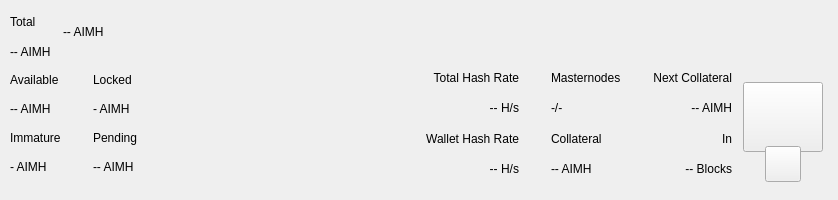
<?xml version="1.0" encoding="UTF-8"?>
<ui version="4.0">
 <class>TopBar</class>
 <widget class="QWidget" name="TopBar">
  <property name="geometry">
   <rect>
    <x>0</x>
    <y>0</y>
    <width>838</width>
    <height>200</height>
   </rect>
  </property>
  <property name="minimumSize">
   <size>
    <width>0</width>
    <height>200</height>
   </size>
  </property>
  <property name="maximumSize">
   <size>
    <width>16777215</width>
    <height>200</height>
   </size>
  </property>
  <property name="windowTitle">
   <string>Form</string>
  </property>
  <layout class="QVBoxLayout" name="verticalLayout_10" stretch="0">
   <property name="spacing">
    <number>0</number>
   </property>
   <property name="leftMargin">
    <number>0</number>
   </property>
   <property name="topMargin">
    <number>0</number>
   </property>
   <property name="rightMargin">
    <number>0</number>
   </property>
   <property name="bottomMargin">
    <number>0</number>
   </property>
   <item>
    <widget class="PFBorderImage" name="containerTop">
     <layout class="QVBoxLayout" name="verticalLayout_11">
      <property name="spacing">
       <number>0</number>
      </property>
      <property name="leftMargin">
       <number>0</number>
      </property>
      <property name="topMargin">
       <number>0</number>
      </property>
      <property name="rightMargin">
       <number>0</number>
      </property>
      <property name="bottomMargin">
       <number>0</number>
      </property>
      <item>
       <widget class="QWidget" name="top_container_2" native="true">
        <property name="minimumSize">
         <size>
          <width>0</width>
          <height>65</height>
         </size>
        </property>
        <layout class="QHBoxLayout" name="top_container">
         <property name="spacing">
          <number>0</number>
         </property>
         <property name="leftMargin">
          <number>10</number>
         </property>
         <property name="topMargin">
          <number>0</number>
         </property>
         <property name="rightMargin">
          <number>10</number>
         </property>
         <property name="bottomMargin">
          <number>0</number>
         </property>
         <item>
          <layout class="QHBoxLayout" name="horizontalLayout_4">
           <property name="spacing">
            <number>12</number>
           </property>
           <property name="rightMargin">
            <number>0</number>
           </property>
           <item>
            <widget class="QWidget" name="widgetAmount" native="true">
             <layout class="QVBoxLayout" name="verticalLayout_2">
              <property name="spacing">
               <number>2</number>
              </property>
              <property name="leftMargin">
               <number>0</number>
              </property>
              <property name="topMargin">
               <number>8</number>
              </property>
              <property name="rightMargin">
               <number>0</number>
              </property>
              <property name="bottomMargin">
               <number>0</number>
              </property>
              <item>
               <widget class="QLabel" name="labelTitle1">
                <property name="text">
                 <string>Total</string>
                </property>
               </widget>
              </item>
              <item>
               <widget class="PrivateQLabel" name="labelAmountPiv">
                <property name="text">
                 <string notr="true">-- AIMH</string>
                </property>
               </widget>
              </item>
             </layout>
            </widget>
           </item>
           <item alignment="Qt::AlignVCenter">
            <widget class="QWidget" name="widgetTopAmount" native="true">
             <property name="sizePolicy">
              <sizepolicy hsizetype="Preferred" vsizetype="Maximum">
               <horstretch>0</horstretch>
               <verstretch>0</verstretch>
              </sizepolicy>
             </property>
             <layout class="QHBoxLayout" name="horizontalLayout_5">
              <property name="spacing">
               <number>0</number>
              </property>
              <property name="leftMargin">
               <number>0</number>
              </property>
              <property name="topMargin">
               <number>0</number>
              </property>
              <property name="rightMargin">
               <number>0</number>
              </property>
              <property name="bottomMargin">
               <number>0</number>
              </property>
              <item alignment="Qt::AlignTop">
               <widget class="PrivateQLabel" name="labelAmountTopPiv">
                <property name="minimumSize">
                 <size>
                  <width>0</width>
                  <height>36</height>
                 </size>
                </property>
                <property name="styleSheet">
                 <string notr="true">padding:0px;margin:0px;</string>
                </property>
                <property name="text">
                 <string notr="true">-- AIMH</string>
                </property>
               </widget>
              </item>
             </layout>
            </widget>
           </item>
           <item>
            <spacer name="horizontalSpacer">
             <property name="orientation">
              <enum>Qt::Horizontal</enum>
             </property>
             <property name="sizeHint" stdset="0">
              <size>
               <width>40</width>
               <height>20</height>
              </size>
             </property>
            </spacer>
           </item>
           <item alignment="Qt::AlignRight">
            <widget class="QWidget" name="layoutSync" native="true">
             <property name="minimumSize">
              <size>
               <width>0</width>
               <height>36</height>
              </size>
             </property>
             <property name="maximumSize">
              <size>
               <width>16777215</width>
               <height>36</height>
              </size>
             </property>
             <layout class="QVBoxLayout" name="verticalLayout_9">
              <property name="leftMargin">
               <number>0</number>
              </property>
              <property name="topMargin">
               <number>0</number>
              </property>
              <property name="rightMargin">
               <number>0</number>
              </property>
              <property name="bottomMargin">
               <number>0</number>
              </property>
              <item>
               <widget class="ExpandableButton" name="pushButtonSync" native="true">
                <property name="minimumSize">
                 <size>
                  <width>36</width>
                  <height>36</height>
                 </size>
                </property>
                <property name="maximumSize">
                 <size>
                  <width>16777215</width>
                  <height>36</height>
                 </size>
                </property>
               </widget>
              </item>
             </layout>
            </widget>
           </item>
           <item>
            <widget class="ExpandableButton" name="pushButtonHDUpgrade" native="true">
             <property name="minimumSize">
              <size>
               <width>36</width>
               <height>36</height>
              </size>
             </property>
             <property name="maximumSize">
              <size>
               <width>16777215</width>
               <height>36</height>
              </size>
             </property>
            </widget>
           </item>
           <item>
            <widget class="ExpandableButton" name="pushButtonStack" native="true">
             <property name="minimumSize">
              <size>
               <width>36</width>
               <height>36</height>
              </size>
             </property>
             <property name="maximumSize">
              <size>
               <width>16777215</width>
               <height>36</height>
              </size>
             </property>
            </widget>
           </item>
           <item>
            <widget class="ExpandableButton" name="pushButtonConf" native="true">
             <property name="minimumSize">
              <size>
               <width>36</width>
               <height>36</height>
              </size>
             </property>
             <property name="maximumSize">
              <size>
               <width>16777215</width>
               <height>36</height>
              </size>
             </property>
            </widget>
           </item>
           <item>
            <widget class="ExpandableButton" name="pushButtonMasternodes" native="true">
             <property name="minimumSize">
              <size>
               <width>36</width>
               <height>36</height>
              </size>
             </property>
             <property name="maximumSize">
              <size>
               <width>16777215</width>
               <height>36</height>
              </size>
             </property>
            </widget>
           </item>
           <item>
            <widget class="ExpandableButton" name="pushButtonConsole" native="true">
             <property name="minimumSize">
              <size>
               <width>36</width>
               <height>36</height>
              </size>
             </property>
             <property name="maximumSize">
              <size>
               <width>16777215</width>
               <height>36</height>
              </size>
             </property>
            </widget>
           </item>
           <item>
            <widget class="ExpandableButton" name="pushButtonConnection" native="true">
             <property name="minimumSize">
              <size>
               <width>36</width>
               <height>36</height>
              </size>
             </property>
             <property name="maximumSize">
              <size>
               <width>16777215</width>
               <height>36</height>
              </size>
             </property>
            </widget>
           </item>
           <item>
            <widget class="ExpandableButton" name="pushButtonTor" native="true">
             <property name="minimumSize">
              <size>
               <width>36</width>
               <height>36</height>
              </size>
             </property>
             <property name="maximumSize">
              <size>
               <width>16777215</width>
               <height>36</height>
              </size>
             </property>
            </widget>
           </item>
           <item>
            <widget class="ExpandableButton" name="pushButtonLock" native="true">
             <property name="sizePolicy">
              <sizepolicy hsizetype="Expanding" vsizetype="Expanding">
               <horstretch>0</horstretch>
               <verstretch>0</verstretch>
              </sizepolicy>
             </property>
             <property name="minimumSize">
              <size>
               <width>36</width>
               <height>0</height>
              </size>
             </property>
             <property name="maximumSize">
              <size>
               <width>16777215</width>
               <height>36</height>
              </size>
             </property>
            </widget>
           </item>
           <item>
            <widget class="ExpandableButton" name="pushButtonTheme" native="true">
             <property name="minimumSize">
              <size>
               <width>36</width>
               <height>36</height>
              </size>
             </property>
             <property name="maximumSize">
              <size>
               <width>16777215</width>
               <height>36</height>
              </size>
             </property>
            </widget>
           </item>
           <item>
            <widget class="ExpandableButton" name="pushButtonFAQ" native="true">
             <property name="minimumSize">
              <size>
               <width>36</width>
               <height>36</height>
              </size>
             </property>
             <property name="maximumSize">
              <size>
               <width>16777215</width>
               <height>36</height>
              </size>
             </property>
            </widget>
           </item>
           <item>
            <widget class="ExpandableButton" name="pushButtonPrivacy" native="true">
             <property name="minimumSize">
              <size>
               <width>36</width>
               <height>36</height>
              </size>
             </property>
             <property name="maximumSize">
              <size>
               <width>16777215</width>
               <height>36</height>
              </size>
             </property>
            </widget>
           </item>
          </layout>
         </item>
        </layout>
       </widget>
      </item>
      <item>
       <widget class="QWidget" name="bottom_container" native="true">
        <property name="minimumSize">
         <size>
          <width>0</width>
          <height>135</height>
         </size>
        </property>
        <layout class="QHBoxLayout" name="botton_container">
         <property name="leftMargin">
          <number>10</number>
         </property>
         <property name="topMargin">
          <number>0</number>
         </property>
         <property name="rightMargin">
          <number>10</number>
         </property>
         <property name="bottomMargin">
          <number>10</number>
         </property>
         <item>
          <layout class="QHBoxLayout" name="horizontalLayout_3">
           <property name="spacing">
            <number>0</number>
           </property>
           <property name="bottomMargin">
            <number>9</number>
           </property>
           <item>
            <layout class="QVBoxLayout" name="verticalLayout_7">
             <property name="spacing">
              <number>0</number>
             </property>
             <property name="leftMargin">
              <number>0</number>
             </property>
             <property name="rightMargin">
              <number>0</number>
             </property>
             <item>
              <layout class="QHBoxLayout" name="horizontalLayout_2">
               <property name="spacing">
                <number>0</number>
               </property>
               <item>
                <layout class="QVBoxLayout" name="verticalLayout_6">
                 <item>
                  <widget class="QLabel" name="labelTitle5">
                   <property name="text">
                    <string>Available</string>
                   </property>
                  </widget>
                 </item>
                 <item>
                  <widget class="PrivateQLabel" name="labelAvailablePiv">
                   <property name="text">
                    <string>-- AIMH</string>
                   </property>
                  </widget>
                 </item>
                 <item>
                  <widget class="QLabel" name="labelTitle4">
                   <property name="text">
                    <string>Immature</string>
                   </property>
                  </widget>
                 </item>
                 <item>
                  <widget class="PrivateQLabel" name="labelImmaturePiv">
                   <property name="text">
                    <string notr="true">- AIMH</string>
                   </property>
                  </widget>
                 </item>
                </layout>
               </item>
               <item>
                <layout class="QVBoxLayout" name="verticalLayout_8">
                 <property name="leftMargin">
                  <number>32</number>
                 </property>
                 <item>
                  <widget class="QLabel" name="labelTitle6">
                   <property name="text">
                    <string>Locked</string>
                   </property>
                  </widget>
                 </item>
                 <item>
                  <widget class="PrivateQLabel" name="labelLockedPiv">
                   <property name="text">
                    <string>- AIMH</string>
                   </property>
                  </widget>
                 </item>
                 <item>
                  <widget class="QLabel" name="labelTitle3">
                   <property name="text">
                    <string>Pending</string>
                   </property>
                  </widget>
                 </item>
                 <item>
                  <widget class="PrivateQLabel" name="labelPendingPiv">
                   <property name="text">
                    <string notr="true">-- AIMH</string>
                   </property>
                  </widget>
                 </item>
                </layout>
               </item>
              </layout>
             </item>
            </layout>
           </item>
          </layout>
         </item>
         <item>
          <spacer name="horizontalSpacer_2">
           <property name="orientation">
            <enum>Qt::Horizontal</enum>
           </property>
           <property name="sizeHint" stdset="0">
            <size>
             <width>40</width>
             <height>20</height>
            </size>
           </property>
          </spacer>
         </item>
         <item>
          <layout class="QHBoxLayout" name="horizontalLayout_6">
           <property name="spacing">
            <number>0</number>
           </property>
           <property name="rightMargin">
            <number>0</number>
           </property>
           <property name="bottomMargin">
            <number>9</number>
           </property>
           <item>
            <widget class="QWidget" name="widgetStaking" native="true">
             <layout class="QVBoxLayout" name="verticalLayout_12">
              <property name="leftMargin">
               <number>32</number>
              </property>
              <property name="topMargin">
               <number>0</number>
              </property>
              <property name="rightMargin">
               <number>0</number>
              </property>
              <property name="bottomMargin">
               <number>0</number>
              </property>
              <item>
               <widget class="QLabel" name="labelNetworkHashRateTitle">
                <property name="text">
                 <string>Total Hash Rate</string>
                </property>
                <property name="textFormat">
                 <enum>Qt::AutoText</enum>
                </property>
                <property name="alignment">
                 <set>Qt::AlignRight|Qt::AlignTrailing|Qt::AlignVCenter</set>
                </property>
               </widget>
              </item>
              <item>
               <widget class="QLabel" name="labelNetworkHashRateValue">
                <property name="layoutDirection">
                 <enum>Qt::LeftToRight</enum>
                </property>
                <property name="text">
                 <string>-- H/s</string>
                </property>
                <property name="textFormat">
                 <enum>Qt::AutoText</enum>
                </property>
                <property name="alignment">
                 <set>Qt::AlignRight|Qt::AlignTrailing|Qt::AlignVCenter</set>
                </property>
               </widget>
              </item>
              <item>
               <widget class="QLabel" name="labelWalletHashRateTitle">
                <property name="text">
                 <string>Wallet Hash Rate</string>
                </property>
                <property name="textFormat">
                 <enum>Qt::AutoText</enum>
                </property>
                <property name="alignment">
                 <set>Qt::AlignRight|Qt::AlignTrailing|Qt::AlignVCenter</set>
                </property>
               </widget>
              </item>
              <item>
               <widget class="PrivateQLabel" name="labelWalletHashRateValue">
                <property name="text">
                 <string notr="true">-- H/s</string>
                </property>
                <property name="textFormat">
                 <enum>Qt::AutoText</enum>
                </property>
                <property name="alignment">
                 <set>Qt::AlignRight|Qt::AlignTrailing|Qt::AlignVCenter</set>
                </property>
               </widget>
              </item>
             </layout>
            </widget>
           </item>
           <item>
            <widget class="QWidget" name="widgetMasternodes" native="true">
             <layout class="QVBoxLayout">
              <property name="leftMargin">
               <number>32</number>
              </property>
              <property name="topMargin">
               <number>0</number>
              </property>
              <property name="rightMargin">
               <number>0</number>
              </property>
              <property name="bottomMargin">
               <number>0</number>
              </property>
              <item>
               <widget class="QLabel" name="labelMasternodesTitle">
                <property name="text">
                 <string>Masternodes</string>
                </property>
               </widget>
              </item>
              <item>
               <widget class="PrivateQLabel" name="labelMasternodeCount">
                <property name="text">
                 <string>-/-</string>
                </property>
               </widget>
              </item>
              <item>
               <widget class="QLabel" name="labelCollateralTitle">
                <property name="text">
                 <string>Collateral</string>
                </property>
               </widget>
              </item>
              <item>
               <widget class="QLabel" name="labelCollateralValue">
                <property name="text">
                 <string notr="true">-- AIMH</string>
                </property>
               </widget>
              </item>
             </layout>
            </widget>
           </item>
           <item>
            <widget class="QWidget" name="widgetNextCollateral" native="true">
             <layout class="QVBoxLayout" name="verticalLayout_12">
              <property name="leftMargin">
               <number>32</number>
              </property>
              <property name="topMargin">
               <number>0</number>
              </property>
              <property name="rightMargin">
               <number>0</number>
              </property>
              <property name="bottomMargin">
               <number>0</number>
              </property>
              <item>
               <widget class="QLabel" name="labelNextMasternodesTitle">
                <property name="text">
                 <string>Next Collateral</string>
                </property>
                <property name="textFormat">
                 <enum>Qt::AutoText</enum>
                </property>
                <property name="alignment">
                 <set>Qt::AlignRight|Qt::AlignTrailing|Qt::AlignVCenter</set>
                </property>
               </widget>
              </item>
              <item>
               <widget class="QLabel" name="labelNextCollateralValue">
                <property name="text">
                 <string>-- AIMH</string>
                </property>
                <property name="textFormat">
                 <enum>Qt::AutoText</enum>
                </property>
                <property name="alignment">
                 <set>Qt::AlignRight|Qt::AlignTrailing|Qt::AlignVCenter</set>
                </property>
               </widget>
              </item>
              <item>
               <widget class="QLabel" name="labelRemainingBlocks">
                <property name="text">
                 <string>In</string>
                </property>
                <property name="textFormat">
                 <enum>Qt::AutoText</enum>
                </property>
                <property name="alignment">
                 <set>Qt::AlignRight|Qt::AlignTrailing|Qt::AlignVCenter</set>
                </property>
               </widget>
              </item>
              <item>
               <widget class="QLabel" name="labelNextCollateralBlocks">
                <property name="text">
                 <string notr="true">-- Blocks</string>
                </property>
                <property name="textFormat">
                 <enum>Qt::AutoText</enum>
                </property>
                <property name="alignment">
                 <set>Qt::AlignRight|Qt::AlignTrailing|Qt::AlignVCenter</set>
                </property>
               </widget>
              </item>
             </layout>
            </widget>
           </item>
          </layout>
         </item>
         <item>
          <widget class="QWidget" name="qrContainer" native="true">
           <property name="sizePolicy">
            <sizepolicy hsizetype="Preferred" vsizetype="Minimum">
             <horstretch>0</horstretch>
             <verstretch>0</verstretch>
            </sizepolicy>
           </property>
           <property name="minimumSize">
            <size>
             <width>90</width>
             <height>110</height>
            </size>
           </property>
           <property name="maximumSize">
            <size>
             <width>90</width>
             <height>110</height>
            </size>
           </property>
           <layout class="QVBoxLayout" name="containerQR">
            <property name="spacing">
             <number>0</number>
            </property>
            <property name="leftMargin">
             <number>5</number>
            </property>
            <property name="topMargin">
             <number>10</number>
            </property>
            <property name="rightMargin">
             <number>5</number>
            </property>
            <property name="bottomMargin">
             <number>0</number>
            </property>
            <item>
             <widget class="QPushButton" name="btnQr">
              <property name="minimumSize">
               <size>
                <width>70</width>
                <height>70</height>
               </size>
              </property>
              <property name="maximumSize">
               <size>
                <width>16777215</width>
                <height>70</height>
               </size>
              </property>
              <property name="focusPolicy">
               <enum>Qt::NoFocus</enum>
              </property>
              <property name="text">
               <string/>
              </property>
              <property name="iconSize">
               <size>
                <width>70</width>
                <height>70</height>
               </size>
              </property>
             </widget>
            </item>
            <item>
             <spacer name="verticalSpacer">
              <property name="orientation">
               <enum>Qt::Vertical</enum>
              </property>
              <property name="sizeType">
               <enum>QSizePolicy::Fixed</enum>
              </property>
              <property name="sizeHint" stdset="0">
               <size>
                <width>20</width>
                <height>20</height>
               </size>
              </property>
             </spacer>
            </item>
            <item alignment="Qt::AlignHCenter|Qt::AlignBottom">
             <widget class="QPushButton" name="pushButtonQR">
              <property name="minimumSize">
               <size>
                <width>36</width>
                <height>36</height>
               </size>
              </property>
              <property name="maximumSize">
               <size>
                <width>36</width>
                <height>36</height>
               </size>
              </property>
              <property name="focusPolicy">
               <enum>Qt::NoFocus</enum>
              </property>
              <property name="text">
               <string/>
              </property>
             </widget>
            </item>
           </layout>
          </widget>
         </item>
        </layout>
       </widget>
      </item>
     </layout>
    </widget>
   </item>
  </layout>
 </widget>
 <customwidgets>
  <customwidget>
   <class>ExpandableButton</class>
   <extends>QWidget</extends>
   <header>qt/pivx/expandablebutton.h</header>
   <container>1</container>
  </customwidget>
  <customwidget>
   <class>PFBorderImage</class>
   <extends>QFrame</extends>
   <header>qt/pivx/pfborderimage.h</header>
   <container>1</container>
  </customwidget>
  <customwidget>
   <class>PrivateQLabel</class>
   <extends>QLabel</extends>
   <header>qt/pivx/privatelabel.h</header>
   <container>0</container>
  </customwidget>
 </customwidgets>
 <resources/>
 <connections/>
</ui>
